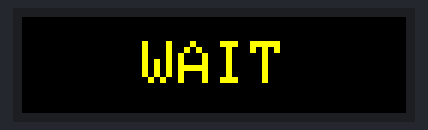
This sketch was run on a simulated ESP32. Shown: 64×16 colour display. What the sketch prints to the serial monitor is not drawn.

Above: at 1.2 s.

The sketch:

esp32_slave9_v1_0.ino
```cpp
/*
  ╔══════════════════════════════════════════════════════════════╗
  ║  Slave 9  v1.0  —  Quarter  TOP row                         ║
  ║  Hardware : 2 × P10 panels in one row  →  64 × 16 px        ║
  ╠══════════════════════════════════════════════════════════════╣
  ║  "Q" label : size 1, top-left corner                        ║
  ║  Content   : size 3 (18×24 px), cursor y=0                 ║
  ║               top 16 px here, bottom 8 px on Slave 10       ║
  ║                                                              ║
  ║    quarter 1–4  →  show digit  "1" "2" "3" "4"             ║
  ║    quarter ≥ 5  →  show "OT"                               ║
  ║                                                              ║
  ║  Color: YELLOW throughout                                    ║
  ╚══════════════════════════════════════════════════════════════╝
*/

#define PxMATRIX_SPI_FREQUENCY 10000000
#include <PxMatrix.h>
#include <esp_now.h>
#include <WiFi.h>
#include "esp_wifi.h"

#define P_LAT  5
#define P_A   19
#define P_B   23
#define P_C   18
#define P_OE   4

PxMATRIX display(64, 16, P_LAT, P_OE, P_A, P_B, P_C);

uint8_t  display_draw_time = 30;
uint16_t C_BLACK, C_YELLOW;

static unsigned long lastScan = 0;
void scanIfNeeded() {
    unsigned long now = micros();
    if ((long)(now - lastScan) >= 2000) {
        display.display(display_draw_time);
        lastScan = now;
    }
}
void waitMs(long ms) {
    long end = (long)millis() + ms;
    while ((long)(millis() - end) < 0) scanIfNeeded();
}

typedef struct __attribute__((packed)) {
    char eventName[32]; char teamA[16]; char teamB[16];
    int  scoreA, scoreB, clockSecs, clockTenths, quarter;
    char possession;
    int  foulsA, foulsB, timeoutsA, timeoutsB, screenMask;
    int  clockRunning, shotSecs, shotTenths, shotRunning, eventScroll;
} BoardData;

BoardData rxBuf; volatile bool newData = false; bool connected = false;

void onReceive(const uint8_t* mac, const uint8_t* data, int len) {
    if (len == sizeof(BoardData)) { memcpy(&rxBuf, data, sizeof(rxBuf)); newData = true; }
}

// ── Build display string ───────────────────────────────────────────────────────
//   quarter 1-4  →  "1".."4"  (1 char,  18 px wide)
//   quarter ≥ 5  →  "OT"     (2 chars, 36 px wide)
void getQuarterStr(int quarter, char* buf, int bufLen) {
    if (quarter >= 5) {
        snprintf(buf, bufLen, "OT");
    } else {
        snprintf(buf, bufLen, "%d", quarter);
    }
}

void drawTop(int quarter) {
    display.fillRect(0, 0, 64, 16, C_BLACK);
    display.setTextWrap(false);

    // "Q" label — size 1, top-left corner
    display.setTextSize(1);
    display.setTextColor(C_YELLOW);
    display.setCursor(0, 0);
    display.print("Q");

    // Large content — size 3, top half visible on this panel
    display.setTextSize(3);
    display.setTextColor(C_YELLOW);
    char buf[4];
    getQuarterStr(quarter, buf, sizeof(buf));
    int tx = (64 - (int)strlen(buf) * 18) / 2;
    display.setCursor(tx, 0);
    display.print(buf);
}

void showWait() {
    display.fillRect(0, 0, 64, 16, C_BLACK);
    display.setTextWrap(false);
    display.setTextSize(1);
    display.setTextColor(C_YELLOW);
    display.setCursor(20, 4);
    display.print("WAIT");
}

void setup() {
    delay(1000);
    Serial.begin(115200);
    display.begin(8);
    delay(100);
    C_BLACK  = display.color565(  0,   0,   0);
    C_YELLOW = display.color565(255, 255,   0);  // swap to (0,255,255) if cyan appears
    display.clearDisplay();
    display.setBrightness(150);
    display.setTextWrap(false);
    display.setRotation(0);
    showWait();
    WiFi.mode(WIFI_STA);
    esp_wifi_set_ps(WIFI_PS_NONE);
    Serial.print("Slave9 MAC: "); Serial.println(WiFi.macAddress());
    memset(&rxBuf, 0, sizeof(rxBuf));
    if (esp_now_init() != ESP_OK) {
        Serial.println("ESP-NOW FAILED");
    } else {
        esp_now_register_recv_cb(onReceive);
        Serial.println("Slave 9 v1.0 ready — 64x16 Quarter top row");
    }
}

void loop() {
    scanIfNeeded();
    if (!newData) return;
    newData = false;
    if (!connected) { connected = true; Serial.println("Master connected"); }
    drawTop(rxBuf.quarter);
}
```
